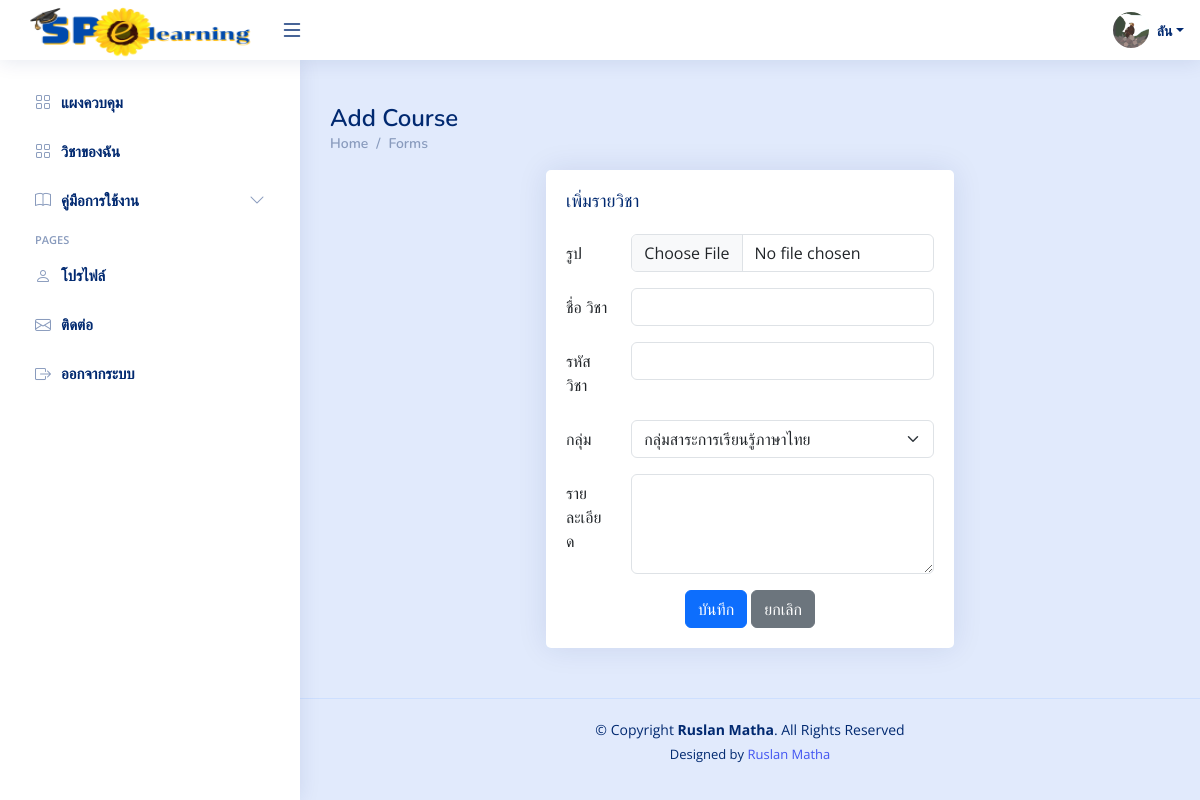
Page /teacher/add_course.php (signed in) on the committed database.
### tables this page shows
CREATE TABLE `teachers` (
  `t_id` int(11) NOT NULL,
  `username` varchar(255) NOT NULL,
  `password` varchar(255) NOT NULL,
  `first_name` varchar(255) NOT NULL,
  `last_name` varchar(255) NOT NULL,
  `email` varchar(255) NOT NULL,
  `group_id` int(11) DEFAULT NULL,
  `image` text DEFAULT NULL
);

### teacher/add_course.php (the view, shortened to what this page needs)
<?php
include('../connections/connection.php');
try {
    $user_id = $_SESSION['user_id'];
    $stmt = $db->prepare("SELECT * FROM teachers WHERE t_id = :user_id");
    $stmt->bindParam(':user_id', $user_id);
    $stmt->execute();
    $teacher = $stmt->fetch(PDO::FETCH_ASSOC);
} catch (PDOException $e) {
    echo "เกิดข้อผิดพลาด: " . $e->getMessage();
}
?>
<?php
  include('head.php');
?>
<body>
  <?php include('header.php'); ?>
  <?php include('sidebar.php'); ?>
  <main id="main" class="main">
<div class="pagetitle">
  <h1>Add Course</h1>
  <nav>
    <ol class="breadcrumb">
      <li class="breadcrumb-item"><a href="index.php">Home</a></li>
      <li class="breadcrumb-item">Forms</li>
    </ol>
  </nav>
</div>
<section class="section">
  <div class="row">
    <div class="col-lg-6 mx-auto">
      <div class="card">
        <div class="card-body">
          <h5 class="card-title">เพิ่มรายวิชา</h5>
          <form class=" mx-auto" action="add_course_db.php" method="post" enctype="multipart/form-data">
          <div class="row mb-3">
                  <label for="c_img" class="col-sm-2 col-form-label">รูป</label>
                  <div class="col-sm-10">
                    <input class="form-control" type="file" id="c_img" name="c_img">
                  </div>
                </div>
            <div class="row mb-3">
              <label for="course_name" class="col-sm-2 col-form-label">ชื่อ วิชา</label>
              <div class="col-sm-10">
                <input type="text" class="form-control" id="course_name" name="course_name" required>
              </div>
            </div>
            <div class="row mb-3">
              <label for="course_Code" class="col-sm-2 col-form-label">รหัส วิชา</label>
              <div class="col-sm-10">
                <input type="text" class="form-control" id="course_Code" name="course_Code" required>
              </div>
            </div>
            <div class="row mb-3">
                <label for="group_id" class="col-sm-2 col-form-label">กลุ่ม</label>
                <div class="col-sm-10">
                    <select class="form-select" id="group_id" name="group_id">
                        <?php
                        $stmt = $db->query("SELECT * FROM learning_subject_group");
                        $groups = $stmt->fetchAll(PDO::FETCH_ASSOC);
                        foreach ($groups as $group) {
                            echo "<option value='{$group['group_id']}'>{$group['group_name']}</option>";
                        }
                        ?>
                    </select>
                </div>
            </div>
            <div class="row mb-3">
                  <label for="inputPassword" class="col-sm-2 col-form-label">รายละเอียด</label>
                  <div class="col-sm-10">
                    <textarea class="form-control" style="height: 100px" name="course_description"></textarea>
                  </div>
                </div>
            <div class="text-center">
              <button type="submit" class="btn btn-primary">บันทึก</button>
              <a href="../teacher/course.php" class="btn btn-secondary" onclick="cancelEdit()">ยกเลิก</a>
            </div>
          </form>
        </div>
      </div>
    </div>
  </div>
</section>
</main>
<?php include('footer.php');?>
</body>
</html>

### teacher/header.php (shortened to what this page needs)
<header id="header" class="header fixed-top d-flex align-items-center">
<div class="d-flex align-items-center justify-content-between">
  <a href="index.php" >
    <img src="../uploads/img/logo.png" alt="" style="width: 250px; height: 60px;">
  </a>
  <i class="bi bi-list toggle-sidebar-btn" style="font-size: 24px;"></i>
</div>
<nav class="header-nav ms-auto">
  <ul class="d-flex align-items-center">
    <li class="nav-item dropdown pe-3">
      <a class="nav-link nav-profile d-flex align-items-center pe-0" href="#" data-bs-toggle="dropdown">
         <?php if (!empty($teacher['image'])): ?>
    <?php
    $imagePath = '../admin/teacher_process/img/' . $teacher['image'];
    ?>
    <img src="<?php echo $imagePath; ?>" alt="Profile" class="rounded-circle">
<?php else: ?>
    <img src="../admin/teacher_process/img/Default.png" alt="Default Profile" class="rounded-circle">
<?php endif; ?>
        <span class="d-none d-md-block dropdown-toggle ps-2"><?php echo $teacher['first_name'];?></span>
      </a>
    </li>
  </ul>
</nav>
</header>

### teacher/css/style.css (style rules this page uses)
:root { scroll-behavior: smooth; }
a { color: #4154f1; text-decoration: none; }
h1, h2, h3, h4, h5, h6 { font-family: "Nunito", sans-serif; }
#main { margin-top: 60px; padding: 20px 30px; transition: all 0.3s; }
.pagetitle { margin-bottom: 10px; }
.pagetitle h1 { font-size: 24px; margin-bottom: 0; font-weight: 600; color: #012970; }
.card { margin-bottom: 30px; border: none; border-radius: 5px; box-shadow: 0px 0 30px rgba(1, 41, 112, 0.1); }
.card-title { padding: 20px 0 15px 0; font-size: 18px; font-weight: 500; color: #012970; font-family: "Poppins", sans-serif; }
.card-body { padding: 0 20px 20px 20px; }
.breadcrumb { font-size: 14px; font-family: "Nunito", sans-serif; color: #899bbd; font-weight: 600; }
.breadcrumb a { color: #899bbd; transition: 0.3s; }
.breadcrumb .breadcrumb-item::before { color: #899bbd; }
.header { transition: all 0.5s; z-index: 997; height: 60px; box-shadow: 0px 2px 20px rgba(1, 41, 112, 0.1); background-color: #fff; padding-left: 20px; }
.header .toggle-sidebar-btn { font-size: 32px; padding-left: 10px; cursor: pointer; color: #012970; }
@media (min-width: 1200px) { #main, #footer { margin-left: 300px; } }

### teacher/head.php (style rules this page uses)
body { font-family: "Open Sans", sans-serif; background-color: #e1eafc; }
.header-nav ul { list-style: none; }
.header-nav>ul { margin: 0; padding: 0; }
.header-nav .nav-profile { color: #012970; }
.header-nav .nav-profile img { max-height: 36px; }
.header-nav .nav-profile span { font-size: 14px; font-weight: 600; }

### rows in the picture
teachers: image (picture), first_name "ลัน"

### other values in the picture
form field group_id "กลุ่มสาระการเรียนรู้ภาษาไทย"
